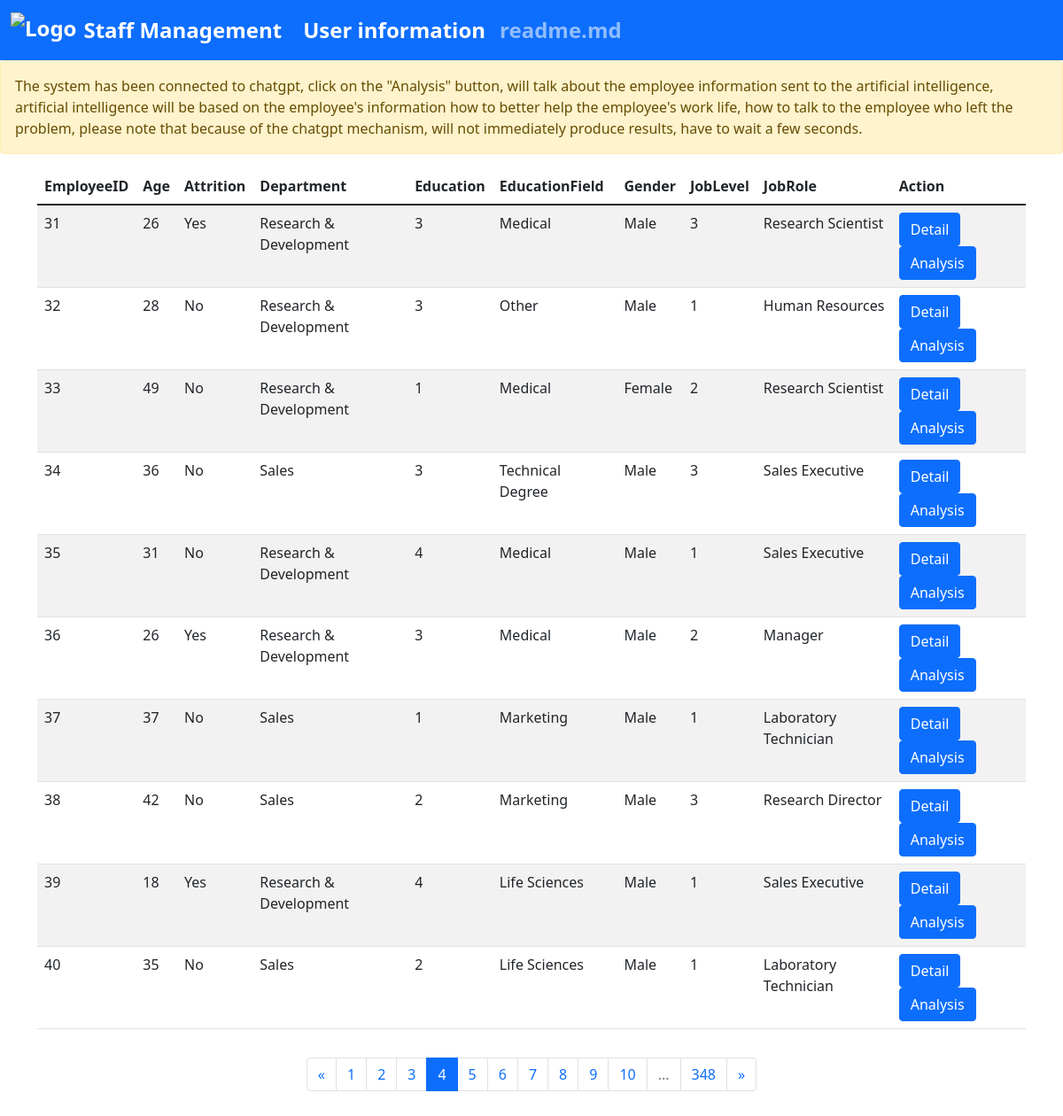
/?page=4, run on the app's committed database.
### tables this page shows
CREATE TABLE staff_information (
        id INTEGER PRIMARY KEY AUTOINCREMENT,
        employeeid INTEGER,
        age INTEGER,
        attrition TEXT,
        department TEXT,
        education INTEGER,
        educationfield TEXT,
        gender TEXT,
        joblevel INTEGER,
        jobrole TEXT,
        maritalstatus TEXT,
        monthlyincome INTEGER,
        numcompaniesworked INTEGER,
        over18 TEXT,
        percentsalaryhike INTEGER,
        standardhours INTEGER,
        stockoptionlevel INTEGER,
        totalworkingyears INTEGER,
        trainingtimeslastyear INTEGER,
        yearsatcompany INTEGER,
        yearssincelastpromotion INTEGER,
        yearswithcurrmanager INTEGER
    );

### index.py (the view)
@app.route('/')
def index():
    get_title = title()
    page = request.args.get('page', 1, type=int)
    page_size = 10
    rows, pagination = get_index_rows(page, page_size)
    return render_template('index.html', title=get_title, rows=rows, pagination=pagination)

### index.py (called while the page is built)
def title():
    title = 'staff'
    return title

### templates/index.html (shortened to what this page needs)
<!DOCTYPE html>
<html>
<head>
    <link rel="stylesheet" href="https://cdn.bootcdn.net/ajax/libs/bootstrap/5.1.3/css/bootstrap.min.css">
</head>
<body>
    <nav class="navbar navbar-expand-lg navbar-dark bg-primary mx-auto">
        <div class="container-fluid">
            <a class="navbar-brand d-flex align-items-center" href="/">
                <img src="https://www.abdn.ac.uk/global/images/layout/UoA_Primary_Logo_RGB_2018.svg?v=1537886890" alt="Logo" class="me-2" height="40">
                <span class="flex-grow-1">Staff Management</span>
            </a>
            <div class="collapse navbar-collapse" id="navbarNav">
                <ul class="navbar-nav me-auto">
                    <li class="nav-item">
                        <a class="nav-link active" aria-current="page" href="/">User information</a>
                    </li>
                    <li class="nav-item">
                        <a class="nav-link" href="/readme.md">readme.md</a>
                    </li>
                </ul>
            </div>
        </div>
    </nav>
    <div class="alert alert-warning" role="alert">
        The system has been connected to chatgpt, click on the "Analysis" button, will talk about the employee information sent to the artificial intelligence, artificial intelligence will be based on the employee's information how to better help the employee's
        work life, how to talk to the employee who left the problem, please note that because of the chatgpt mechanism, will not immediately produce results, have to wait a few seconds.
    </div>
    <div class="container my-3">
        <div class="row my-3">
            <div class="col">
                <table class="table table-striped">
                    <thead>
                        <tr>
                            <th>EmployeeID</th>
                            <th>Age</th>
                            <th>Attrition</th>
                            <th>Department</th>
                            <th>Education</th>
                            <th>EducationField</th>
                            <th>Gender</th>
                            <th>JobLevel</th>
                            <th>JobRole</th>
                            <th>Action</th>
                        </tr>
                    </thead>
                    <tbody>
                        {% for row in rows %}
                        <tr>
                            <td>{{row["employeeid"]}}</td>
                            <td>{{row["age"]}}</td>
                            <td>{{row["attrition"]}}</td>
                            <td>{{row["department"]}}</td>
                            <td>{{row["education"]}}</td>
                            <td>{{row["educationfield"]}}</td>
                            <td>{{row["gender"]}}</td>
                            <td>{{row["joblevel"]}}</td>
                            <td>{{row["jobrole"]}}</td>
                            <td>
                                <a class="btn btn-primary" href="{{ url_for('detail', id=row['employeeid']) }}">Detail</a>
                                <a class="btn btn-primary" href="{{ url_for('chatgpt', id=row['employeeid']) }}" data-bs-toggle="tooltip" data-bs-placement="top" title="Please note that due to the chatgpt mechanism, the results will not be available immediately and you will have to wait a few seconds.">Analysis</a>
                            </td>
                        </tr>
                        {% endfor %}
                    </tbody>
                </table>
            </div>
        </div>
        <div class="d-flex justify-content-center">
            <nav aria-label="Page navigation example">
                <ul class="pagination">
                    <li class="page-item {% if not pagination['has_prev'] %}disabled{% endif %}">
                        <a class="page-link" href="{{ url_for('index', page=pagination['prev_num']) }}" aria-label="Previous">
                            <span aria-hidden="true">&laquo;</span>
                        </a>
                    </li>
                     {% for page_num in pagination['pages'] %}
                    <li class="page-item {% if pagination['page'] == page_num %}active{% endif %}">
                        <a class="page-link" href="{{ url_for('index', page=page_num) }}">{{ page_num }}</a>
                    </li>
                    {% endfor %} {% if pagination['pages'][-1]
                    < pagination[ 'total_pages'] - 1 %} <li class="page-item disabled">
                        <a class="page-link">...</a>
                        </li>
                        {% endif %} {% if pagination['pages'][-1] != pagination['total_pages'] %}
                        <li class="page-item">
                            <a class="page-link" href="{{ url_for('index', page=pagination['total_pages']) }}">{{ pagination['total_pages'] }}</a>
                        </li>
                        {% endif %}
                        <li class="page-item {% if not pagination['has_next'] %}disabled{% endif %}">
                            <a class="page-link" href="{{ url_for('index', page=pagination['next_num']) }}" aria-label="Next">
                                <span aria-hidden="true">&raquo;</span>
                            </a>
                        </li>
                </ul>
            </nav>
        </div>
    </div>
</body>
</html>

### templates/index.html (style rules this page uses)
.navbar-brand img { max-height: 50px; }
.navbar-brand, .navbar-nav .nav-link { color: white; font-weight: bold; font-size: 24px; }

### data on the page
staff_information: employeeid "31", age "26", attrition "Yes", department "Research & Development", education "3", educationfield "Medical", gender "Male", joblevel "3", jobrole "Research Scientist"
staff_information: employeeid "32", age "28", attrition "No", department "Research & Development", education "3", educationfield "Other", gender "Male", joblevel "1", jobrole "Human Resources"
staff_information: employeeid "33", age "49", attrition "No", department "Research & Development", education "1", educationfield "Medical", gender "Female", joblevel "2", jobrole "Research Scientist"
staff_information: employeeid "34", age "36", attrition "No", department "Sales", education "3", educationfield "Technical Degree", gender "Male", joblevel "3", jobrole "Sales Executive"
staff_information: employeeid "35", age "31", attrition "No", department "Research & Development", education "4", educationfield "Medical", gender "Male", joblevel "1", jobrole "Sales Executive"
staff_information: employeeid "36", age "26", attrition "Yes", department "Research & Development", education "3", educationfield "Medical", gender "Male", joblevel "2", jobrole "Manager"
staff_information: employeeid "37", age "37", attrition "No", department "Sales", education "1", educationfield "Marketing", gender "Male", joblevel "1", jobrole "Laboratory Technician"
staff_information: employeeid "38", age "42", attrition "No", department "Sales", education "2", educationfield "Marketing", gender "Male", joblevel "3", jobrole "Research Director"
staff_information: employeeid "39", age "18", attrition "Yes", department "Research & Development", education "4", educationfield "Life Sciences", gender "Male", joblevel "1", jobrole "Sales Executive"
staff_information: employeeid "40", age "35", attrition "No", department "Sales", education "2", educationfield "Life Sciences", gender "Male", joblevel "1", jobrole "Laboratory Technician"

### other printed values
{{ page_num }} "1" "2" "3" "4" "5" "6" "7" "8" "9" "10"
{{ pagination['total_pages'] }} "348"
